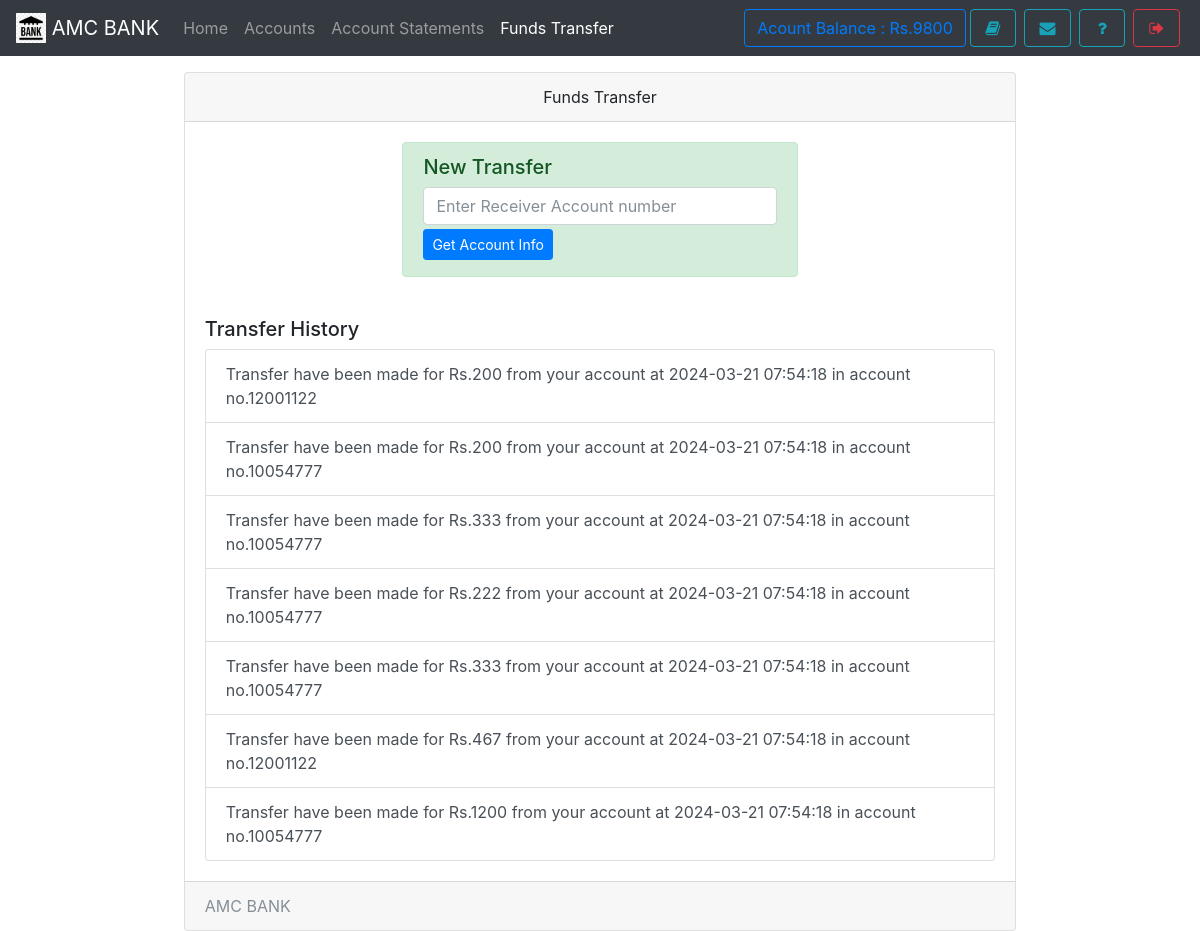
The app's page /transfer.php (signed in) with its own data.
### tables this page shows
CREATE TABLE useraccounts (
  id int(11) NOT NULL,
  email text NOT NULL,
  password text NOT NULL,
  name varchar(111) NOT NULL,
  balance varchar(111) NOT NULL,
  cnic varchar(111) NOT NULL,
  number varchar(111) NOT NULL,
  city varchar(111) NOT NULL,
  address varchar(111) NOT NULL,
  source varchar(111) NOT NULL,
  accountNo varchar(111) NOT NULL,
  branch varchar(111) NOT NULL,
  accountType varchar(111) NOT NULL,
  date timestamp NOT NULL DEFAULT CURRENT_TIMESTAMP
);

CREATE TABLE transaction (
  transactionId int(11) NOT NULL,
  action varchar(111) NOT NULL,
  credit varchar(111) NOT NULL,
  debit varchar(111) NOT NULL,
  balance varchar(111) NOT NULL,
  beneId varchar(111) NOT NULL,
  other varchar(111) NOT NULL,
  userId int(11) NOT NULL,
  date timestamp NOT NULL DEFAULT CURRENT_TIMESTAMP
);

### assets/db.php (called while the page is built, shortened)
<?php
    $con = new mysqli('localhost','root','','mybank');
    $uid = '';
    if(isset($_SESSION['userId']))
    $uid = $_SESSION['userId'];
    if(!empty($uid)){
      $ar = $con->query("select * from userAccounts,branch where id = '{$uid}' AND userAccounts.branch = branch.branchId");
      $userData = $ar->fetch_assoc();
    }
?>

### transfer.php (the view, shortened to what this page needs)
<!DOCTYPE html>
<html>
<head>
  <?php require 'assets/autoloader.php'; ?>
  <?php require 'assets/db.php'; ?>
  <?php require 'assets/function.php'; ?>
</head>
<body style="background-size: 100%" class="bg-gradient-seconday">
<nav class="navbar navbar-expand-lg navbar-dark bg-dark fixed-top">
 <a class="navbar-brand" href="#">
    <img src="images/logo.png" style="object-fit:cover;object-position:center center" width="30" height="30" class="d-inline-block align-top" alt="">
   <?php echo bankname; ?>
  </a>
  <div class="collapse navbar-collapse" id="navbarSupportedContent">
    <ul class="navbar-nav mr-auto">
      <li class="nav-item ">
        <a class="nav-link " href="index.php">Home <span class="sr-only">(current)</span></a>
      </li>
      <li class="nav-item ">  <a class="nav-link" href="accounts.php">Accounts</a></li>
      <li class="nav-item ">  <a class="nav-link" href="statements.php">Account Statements</a></li>
      <li class="nav-item active">  <a class="nav-link" href="transfer.php">Funds Transfer</a></li>
    </ul>
    <?php include 'sideButton.php'; ?>
  </div>
</nav><br><br><br>
<div class="container">
  <div class="card  w-75 mx-auto">
  <div class="card-header text-center">
    Funds Transfer
  </div>
  <div class="card-body">
      <form method="POST">
          <div class="alert alert-success w-50 mx-auto">
            <h5>New Transfer</h5>
            <input type="text" name="otherNo" class="form-control " placeholder="Enter Receiver Account number" required>
            <button type="submit" name="get" class="btn btn-primary btn-bloc btn-sm my-1">Get Account Info</button>
          </div>
      </form>
    <br>
    <h5>Transfer History</h5>
    <div id="list-group rounded-0">
    <?php
      $array = $con->query("select * from transaction where userId = '$userData[id]' AND action = 'transfer' order by date desc");
      if ($array ->num_rows > 0)
      {
         while ($row = $array->fetch_assoc())
         {
            if ($row['action'] == 'transfer')
            {
              echo "<div class='list-group-item list-group-item-action bg-gradient-info'>Transfer have been made for  Rs.$row[debit] from your account at $row[date] in  account no.$row[other]</div>";
            }
         }
      }
      else
        echo "<div class='list-group-item list-group-item-action text-muted'>You have made no transfer yet.</div>";
    ?>
    </div>
  </div>
  <div class="card-footer text-muted">
   <?php echo bankname ?>
  </div>
</div>
</div>
</body>
</html>

### sideButton.php
<form class="form-inline my-2 my-lg-0">
        <a href="" class="btn btn-outline-primary" data-toggle="tooltip" title="Your current Account Balance">Acount Balance : Rs.<?php echo $userData['balance']; ?></a>
        <a href="accounts.php" data-toggle="tooltip" title="Account Summary" class="btn btn-outline-info mx-1" ><i class="fa fa-book fa-fw"></i></a>
        <a href="notice.php" data-toggle="tooltip" title="View Notice" class="btn btn-outline-info mx-1" ><i class="fa fa-envelope fa-fw"></i></a>
        <a href="feedback.php" data-toggle="tooltip" title="Help?" class="btn btn-outline-info mx-1" ><i class="fa fa-question fa-fw"></i></a>
        <a href="logout.php" data-toggle="tooltip" title="Logout" class="btn btn-outline-danger mx-1" ><i class="fa fa-sign-out fa-fw"></i></a>
</form>

### records on screen
useraccounts: balance "9800"
transaction: debit "200", date "2024-03-21 07:54:18", other "12001122"
transaction: debit "200", date "2024-03-21 07:54:18", other "10054777"
transaction: debit "333", date "2024-03-21 07:54:18", other "10054777"
transaction: debit "222", date "2024-03-21 07:54:18", other "10054777"
transaction: debit "333", date "2024-03-21 07:54:18", other "10054777"
transaction: debit "467", date "2024-03-21 07:54:18", other "12001122"
transaction: debit "1200", date "2024-03-21 07:54:18", other "10054777"

### other values on screen
bankname "AMC BANK"
